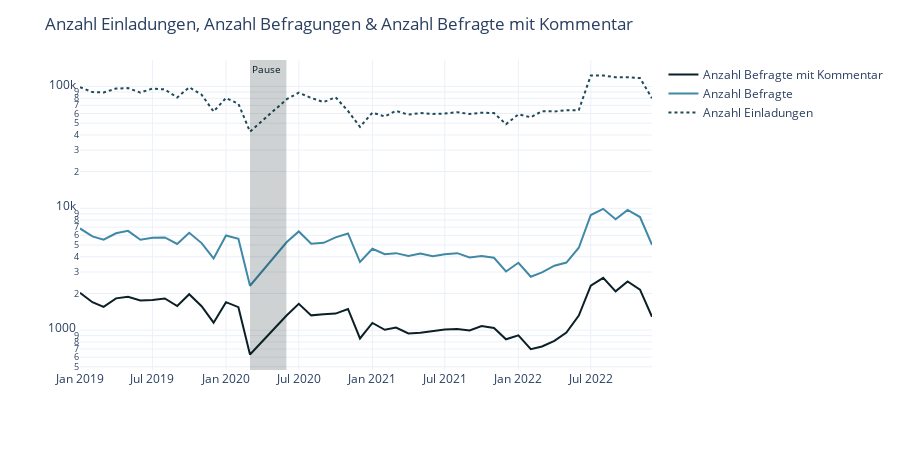

The cell this chart's notebook holds for it:
### Code cell
fig = px.line(df_counts_month,
              x="yearmonth",
              y=['Anzahl Befragte mit Kommentar', 'Anzahl Befragte','Anzahl Einladungen'],
              color_discrete_sequence=color_discrete_sequence,
              template=template)

fig.update_layout(
    title="Anzahl Einladungen, Anzahl Befragungen & Anzahl Befragte mit Kommentar",
    yaxis_title='',
    xaxis_title='',
    width=900, 
    height=450,
    legend_title="")

fig.update_traces(line_width=2)
fig.update_traces(patch={"line": {"dash": 'dot'}}, selector={"legendgroup": "Anzahl Einladungen"})

fig.update_yaxes(type="log") 

fig.add_vrect(
    x0="2020-03-01",
    x1="2020-05-31",
    line_width=0,
    fillcolor="#0B1F26",
    opacity=0.2,
    annotation_text="Pause",
    annotation_position="top left",
    annotation_font_size=10,
    annotation_font_color="#0B1F26",
)

fig.update_traces(connectgaps=False)

fig.show()

pio.write_image(fig,"../../exports/images/fig-anteil_befragte_und_anzahl_kommentare.svg") #save fig as svg

### Figure 1 — Plotly figure (JSON) as saved in the notebook; plotly's stock layout.template omitted (floating-point values rounded to 4 significant figures)
{"data": [{"connectgaps": false, "hovertemplate": "variable=Anzahl Befragte mit Kommentar<br>yearmonth=%{x}<br>value=%{y}<extra></extra>", "legendgroup": "Anzahl Befragte mit Kommentar", "line": {"color": "#0B1F26", "dash": "solid", "width": 2}, "marker": {"symbol": "circle"}, "mode": "lines", "name": "Anzahl Befragte mit Kommentar", "orientation": "v", "showlegend": true, "type": "scatter", "x": ["2019-01-01T00:00:00", "2019-02-01T00:00:00", "2019-03-01T00:00:00", "2019-04-01T00:00:00", "2019-05-01T00:00:00", "2019-06-01T00:00:00", "2019-07-01T00:00:00", "2019-08-01T00:00:00", "2019-09-01T00:00:00", "2019-10-01T00:00:00", "2019-11-01T00:00:00", "2019-12-01T00:00:00", "2020-01-01T00:00:00", "2020-02-01T00:00:00", "2020-03-01T00:00:00", "2020-06-01T00:00:00", "2020-07-01T00:00:00", "2020-08-01T00:00:00", "2020-09-01T00:00:00", "2020-10-01T00:00:00", "2020-11-01T00:00:00", "2020-12-01T00:00:00", "2021-01-01T00:00:00", "2021-02-01T00:00:00", "2021-03-01T00:00:00", "2021-04-01T00:00:00", "2021-05-01T00:00:00", "2021-06-01T00:00:00", "2021-07-01T00:00:00", "2021-08-01T00:00:00", "2021-09-01T00:00:00", "2021-10-01T00:00:00", "2021-11-01T00:00:00", "2021-12-01T00:00:00", "2022-01-01T00:00:00", "2022-02-01T00:00:00", "2022-03-01T00:00:00", "2022-04-01T00:00:00", "2022-05-01T00:00:00", "2022-06-01T00:00:00", "2022-07-01T00:00:00", "2022-08-01T00:00:00", "2022-09-01T00:00:00", "2022-10-01T00:00:00", "2022-11-01T00:00:00", "2022-12-01T00:00:00"], "xaxis": "x", "y": [2030, 1696, 1552, 1823, 1876, 1753, 1769, 1820, 1577, 1972, 1571, 1151, 1696, 1544, 631, 1323, 1645, 1322, 1352, 1367, 1492, 854, 1145, 1007, 1051, 938, 954, 985, 1012, 1020, 994, 1082, 1042, 841, 905, 698, 735, 817, 954, 1316, 2316, 2684, 2082, 2510, 2153, 1288], "yaxis": "y"}, {"connectgaps": false, "hovertemplate": "variable=Anzahl Befragte<br>yearmonth=%{x}<br>value=%{y}<extra></extra>", "legendgroup": "Anzahl Befragte", "line": {"color": "#3F89A6", "dash": "solid", "width": 2}, "marker": {"symbol": "circle"}, "mode": "lines", "name": "Anzahl Befragte", "orientation": "v", "showlegend": true, "type": "scatter", "x": ["2019-01-01T00:00:00", "2019-02-01T00:00:00", "2019-03-01T00:00:00", "2019-04-01T00:00:00", "2019-05-01T00:00:00", "2019-06-01T00:00:00", "2019-07-01T00:00:00", "2019-08-01T00:00:00", "2019-09-01T00:00:00", "2019-10-01T00:00:00", "2019-11-01T00:00:00", "2019-12-01T00:00:00", "2020-01-01T00:00:00", "2020-02-01T00:00:00", "2020-03-01T00:00:00", "2020-06-01T00:00:00", "2020-07-01T00:00:00", "2020-08-01T00:00:00", "2020-09-01T00:00:00", "2020-10-01T00:00:00", "2020-11-01T00:00:00", "2020-12-01T00:00:00", "2021-01-01T00:00:00", "2021-02-01T00:00:00", "2021-03-01T00:00:00", "2021-04-01T00:00:00", "2021-05-01T00:00:00", "2021-06-01T00:00:00", "2021-07-01T00:00:00", "2021-08-01T00:00:00", "2021-09-01T00:00:00", "2021-10-01T00:00:00", "2021-11-01T00:00:00", "2021-12-01T00:00:00", "2022-01-01T00:00:00", "2022-02-01T00:00:00", "2022-03-01T00:00:00", "2022-04-01T00:00:00", "2022-05-01T00:00:00", "2022-06-01T00:00:00", "2022-07-01T00:00:00", "2022-08-01T00:00:00", "2022-09-01T00:00:00", "2022-10-01T00:00:00", "2022-11-01T00:00:00", "2022-12-01T00:00:00"], "xaxis": "x", "y": [6833, 5875, 5519, 6236, 6528, 5519, 5736, 5766, 5097, 6289, 5181, 3882, 5989, 5618, 2314, 5287, 6453, 5126, 5207, 5770, 6218, 3621, 4656, 4195, 4285, 4065, 4261, 4041, 4204, 4282, 3952, 4053, 3926, 3027, 3572, 2745, 2979, 3379, 3587, 4746, 8804, 9898, 8138, 9705, 8477, 5012], "yaxis": "y"}, {"connectgaps": false, "hovertemplate": "variable=Anzahl Einladungen<br>yearmonth=%{x}<br>value=%{y}<extra></extra>", "legendgroup": "Anzahl Einladungen", "line": {"color": "#204959", "dash": "dot", "width": 2}, "marker": {"symbol": "circle"}, "mode": "lines", "name": "Anzahl Einladungen", "orientation": "v", "showlegend": true, "type": "scatter", "x": ["2019-01-01T00:00:00", "2019-02-01T00:00:00", "2019-03-01T00:00:00", "2019-04-01T00:00:00", "2019-05-01T00:00:00", "2019-06-01T00:00:00", "2019-07-01T00:00:00", "2019-08-01T00:00:00", "2019-09-01T00:00:00", "2019-10-01T00:00:00", "2019-11-01T00:00:00", "2019-12-01T00:00:00", "2020-01-01T00:00:00", "2020-02-01T00:00:00", "2020-03-01T00:00:00", "2020-06-01T00:00:00", "2020-07-01T00:00:00", "2020-08-01T00:00:00", "2020-09-01T00:00:00", "2020-10-01T00:00:00", "2020-11-01T00:00:00", "2020-12-01T00:00:00", "2021-01-01T00:00:00", "2021-02-01T00:00:00", "2021-03-01T00:00:00", "2021-04-01T00:00:00", "2021-05-01T00:00:00", "2021-06-01T00:00:00", "2021-07-01T00:00:00", "2021-08-01T00:00:00", "2021-09-01T00:00:00", "2021-10-01T00:00:00", "2021-11-01T00:00:00", "2021-12-01T00:00:00", "2022-01-01T00:00:00", "2022-02-01T00:00:00", "2022-03-01T00:00:00", "2022-04-01T00:00:00", "2022-05-01T00:00:00", "2022-06-01T00:00:00", "2022-07-01T00:00:00", "2022-08-01T00:00:00", "2022-09-01T00:00:00", "2022-10-01T00:00:00", "2022-11-01T00:00:00", "2022-12-01T00:00:00"], "xaxis": "x", "y": [98702, 89940, 89195, 95995, 96976, 89030, 96093, 94564, 81106, 98533, 85636, 62260, 80379, 71945, 42605, 78652, 88898, 80506, 74453, 81561, 62864, 46575, 60990, 56717, 63058, 58703, 60419, 59479, 59906, 61496, 59417, 60933, 60439, 48990, 59015, 55877, 62680, 62373, 63759, 63948, 122915, 122993, 118960, 118960, 117247, 79901], "yaxis": "y"}], "layout": {"annotations": [{"font": {"color": "#0B1F26", "size": 10}, "showarrow": false, "text": "Pause", "x": "2020-03-01", "xanchor": "left", "xref": "x", "y": 1, "yanchor": "top", "yref": "y domain"}], "height": 450, "legend": {"title": {"text": ""}, "tracegroupgap": 0}, "margin": {"t": 60}, "shapes": [{"fillcolor": "#0B1F26", "line": {"width": 0}, "opacity": 0.2, "type": "rect", "x0": "2020-03-01", "x1": "2020-05-31", "xref": "x", "y0": 0, "y1": 1, "yref": "y domain"}], "title": {"text": "Anzahl Einladungen, Anzahl Befragungen & Anzahl Befragte mit Kommentar"}, "width": 900, "xaxis": {"anchor": "y", "domain": [0, 1], "title": {"text": ""}}, "yaxis": {"anchor": "x", "domain": [0, 1], "title": {"text": ""}, "type": "log"}}}
